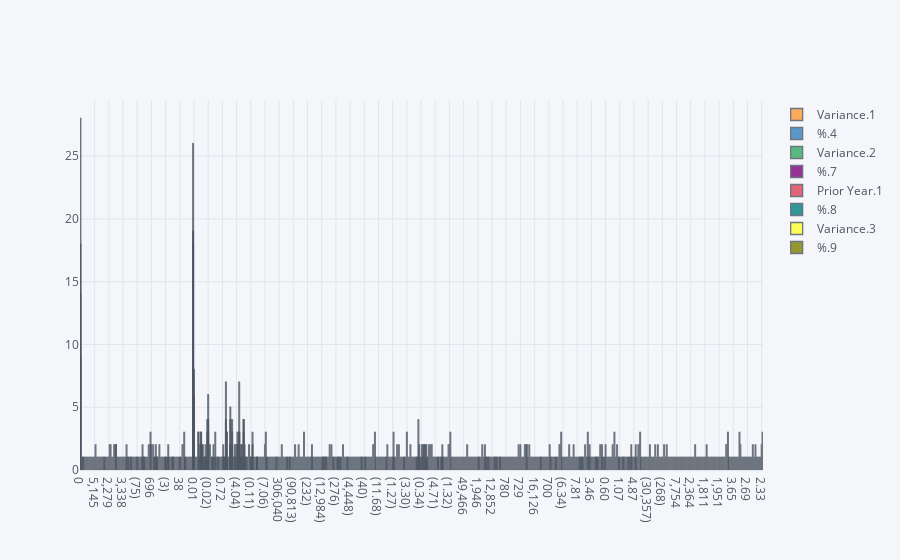

Notebook source saved alongside this figure:
### Code cell
p3[['Variance.1','%.4','Variance.2','%.7','Prior Year.1','%.8', 'Variance.3', '%.9']].iplot(kind='hist') # Period to date for period 3

### Figure 1 — Plotly figure (JSON) as saved in the notebook; plotly's stock layout.template omitted (floating-point values rounded to 4 significant figures; data arrays with more than 128 entries replaced by an {"elided": "..."} marker saying what was removed)
{"data": [{"histfunc": "count", "histnorm": "", "marker": {"color": "rgba(255, 153, 51, 1.0)", "line": {"color": "#4D5663", "width": 1.3}}, "name": "Variance.1", "opacity": 0.8, "orientation": "v", "type": "histogram", "x": {"elided": "161 str values"}}, {"histfunc": "count", "histnorm": "", "marker": {"color": "rgba(55, 128, 191, 1.0)", "line": {"color": "#4D5663", "width": 1.3}}, "name": "%.4", "opacity": 0.8, "orientation": "v", "type": "histogram", "x": {"elided": "161 str values"}}, {"histfunc": "count", "histnorm": "", "marker": {"color": "rgba(50, 171, 96, 1.0)", "line": {"color": "#4D5663", "width": 1.3}}, "name": "Variance.2", "opacity": 0.8, "orientation": "v", "type": "histogram", "x": {"elided": "161 str values"}}, {"histfunc": "count", "histnorm": "", "marker": {"color": "rgba(128, 0, 128, 1.0)", "line": {"color": "#4D5663", "width": 1.3}}, "name": "%.7", "opacity": 0.8, "orientation": "v", "type": "histogram", "x": {"elided": "161 str values"}}, {"histfunc": "count", "histnorm": "", "marker": {"color": "rgba(219, 64, 82, 1.0)", "line": {"color": "#4D5663", "width": 1.3}}, "name": "Prior Year.1", "opacity": 0.8, "orientation": "v", "type": "histogram", "x": {"elided": "161 str values"}}, {"histfunc": "count", "histnorm": "", "marker": {"color": "rgba(0, 128, 128, 1.0)", "line": {"color": "#4D5663", "width": 1.3}}, "name": "%.8", "opacity": 0.8, "orientation": "v", "type": "histogram", "x": {"elided": "161 str values"}}, {"histfunc": "count", "histnorm": "", "marker": {"color": "rgba(255, 255, 51, 1.0)", "line": {"color": "#4D5663", "width": 1.3}}, "name": "Variance.3", "opacity": 0.8, "orientation": "v", "type": "histogram", "x": {"elided": "161 str values"}}, {"histfunc": "count", "histnorm": "", "marker": {"color": "rgba(128, 128, 0, 1.0)", "line": {"color": "#4D5663", "width": 1.3}}, "name": "%.9", "opacity": 0.8, "orientation": "v", "type": "histogram", "x": {"elided": "161 str values"}}], "layout": {"barmode": "overlay", "legend": {"bgcolor": "#F5F6F9", "font": {"color": "#4D5663"}}, "paper_bgcolor": "#F5F6F9", "plot_bgcolor": "#F5F6F9", "title": {"font": {"color": "#4D5663"}}, "xaxis": {"gridcolor": "#E1E5ED", "showgrid": true, "tickfont": {"color": "#4D5663"}, "title": {"font": {"color": "#4D5663"}, "text": ""}, "zerolinecolor": "#E1E5ED"}, "yaxis": {"gridcolor": "#E1E5ED", "showgrid": true, "tickfont": {"color": "#4D5663"}, "title": {"font": {"color": "#4D5663"}, "text": ""}, "zerolinecolor": "#E1E5ED"}}}
